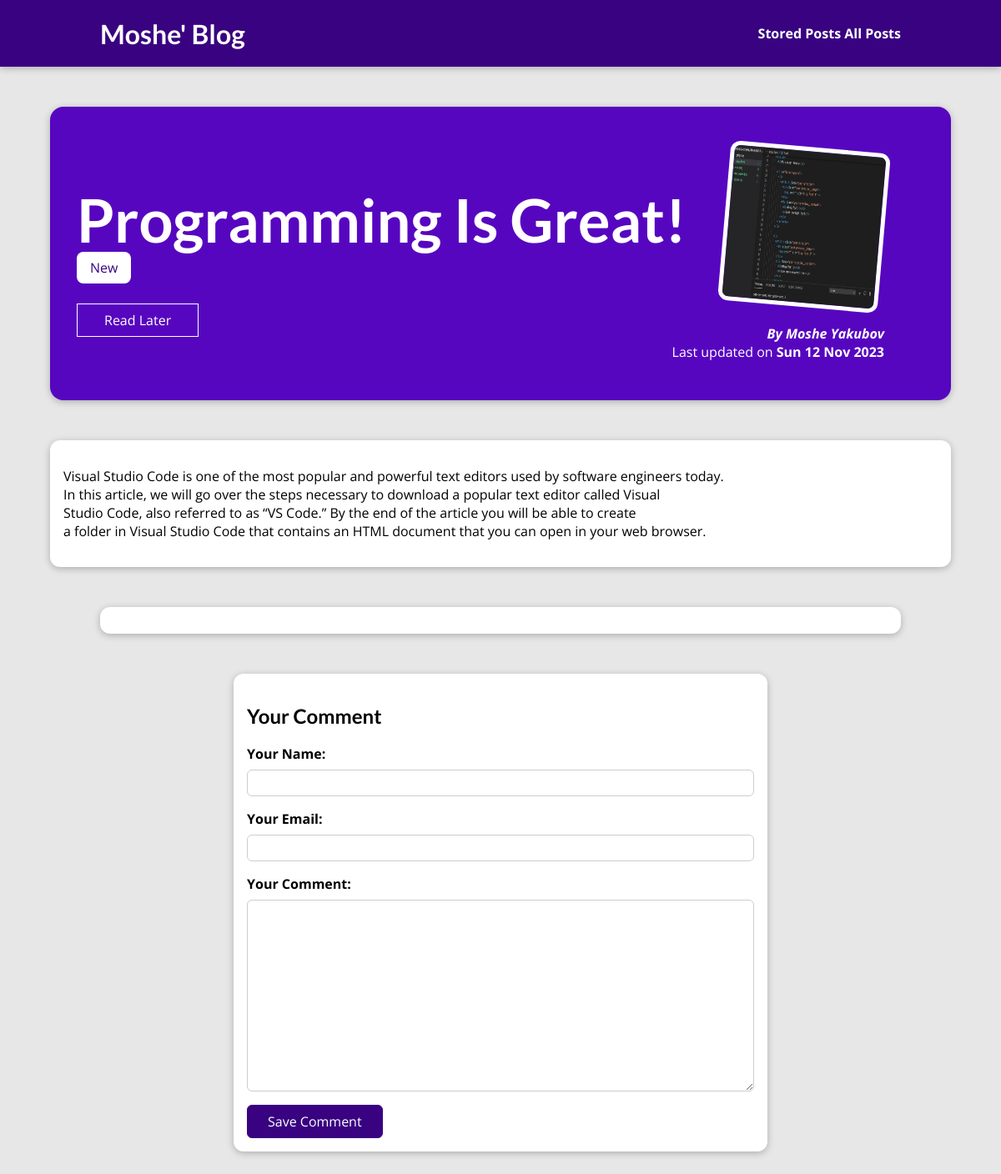
/posts/programming-is-great, run on an earlier commit of the app's database.
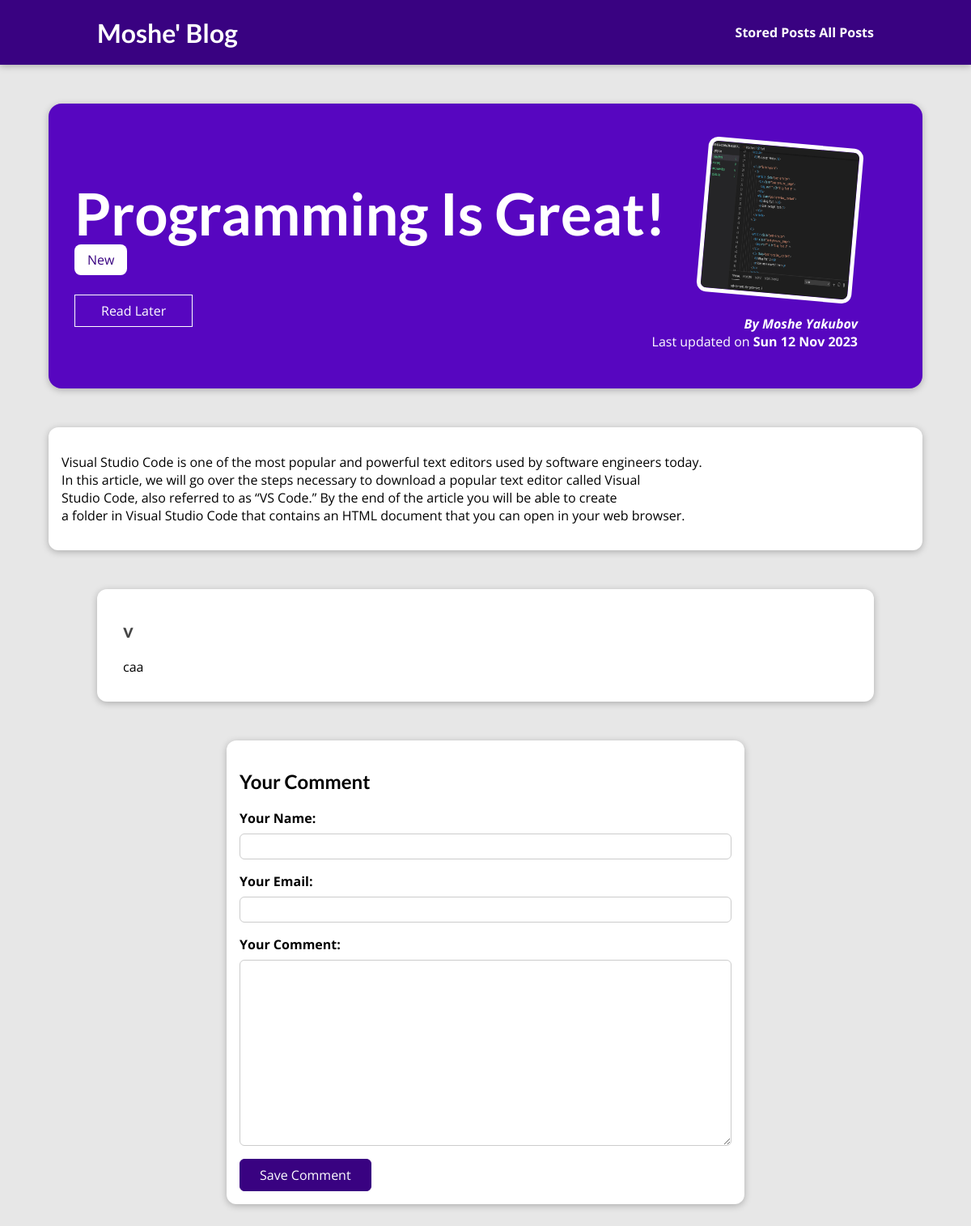
And on a later commit of the database.
### blog/models.py (models this page shows, shortened)
class Post(models.Model):
    title = models.CharField(max_length=150)
    excerpt = models.CharField(max_length=200)
    image = models.ImageField(upload_to='posts', null=True)
    date = models.DateField(auto_now=True)
    slug = models.SlugField(unique=True, db_index=True)
    content = models.TextField(validators=[MinLengthValidator(10)])
    author = models.ForeignKey(Author, on_delete=models.SET_NULL, null=True, related_name='posts')
    tags = models.ManyToManyField(Tag)

class Tag(models.Model):
    caption = models.CharField(max_length=20)

class Author(models.Model):
    first_name = models.CharField(max_length=100)
    last_name = models.CharField(max_length=100)
    email_address = models.EmailField()
    def full_name(self):
        return f"{self.first_name} {self.last_name}"
    def __str__(self):
        return self.full_name()

class Comment(models.Model):
    user_name = models.CharField(max_length=120)
    user_email = models.EmailField()
    text = models.TextField(max_length=400)
    post = models.ForeignKey(Post, on_delete=models.CASCADE, related_name='comments')

### blog/views.py (the view, shortened to what this page needs)
# urls.py: path("posts/<slug:slug>", views.SinglePostView.as_view(), name="post_details_page"),
class SinglePostView(View):
    def get(self, request, slug):
        post = Post.objects.get(slug=slug)
        context = {
            "post": post,
            "post_tags": post.tags.all(),
            "comment_form": CommentForm(),
            "comments": post.comments.all().order_by("-id")
        }
        return render(request, "blog/post-detail.html", context)

### blog/forms.py
class CommentForm(forms.ModelForm):
    class Meta:
        model = Comment
        exclude = ["post"]
        labels = {
            "user_name": "Your Name",
            "user_email": "Your Email",
            "text": "Your Comment"
        }

### blog/templates/blog/post-detail.html (shortened to what this page needs)
{% extends "base.html" %}
{% load static %}
{% block css_files %}
    <link rel="stylesheet" href="{% static "blog/post-detail.css" %}">
{% endblock %}
{% block content %}
    <section id="summary">
        <h2>{{ post.title }}</h2>
        <div>
            {% for tag in post_tags %}
                <span class="tag">{{ tag.caption }}</span>
            {% endfor %}
        </div>
        <div id="read-later">
            <form action="{% url "read-later" %}" method="POST">
                <button>Read Later</button>
            </form>
        </div>
        <article>
            <img src="{{ post.image.url }}" alt="{{ post.title }}">
            <address>By <a href="mailto: {{ post.author.email_address }}"> {{ post.author }}</a></address>
            <div>
                Last updated on
                <time>{{ post.date|date:"D d M Y" }}</time>
            </div>
        </article>
    </section>
    <main>
        {{ post.content|linebreaks }}
    </main>
    <section id="comments">
        <ul>
            {% for comment in comments %}
                <li>
                    <h2>{{ comment.user_name }}</h2>
                    <p>{{ comment.text|linebreaks }}</p>
                </li>
            {% endfor %}
        </ul>
    </section>
    <section id="comment-form">
        <h2>Your Comment</h2>
        <form action="{% url "post_details_page" post.slug %}" method="POST">
            {% for form_field in comment_form %}
                <div class="form-control {% if form_field.errors %}invalid{% endif %}">
                    {{ form_field.label_tag }}
                    {{ form_field }}
                </div>
            {% endfor %}
            <button>Save Comment</button>
        </form>
    </section>
{% endblock %}

### templates/base.html (shortened to what this page needs)
{% load static %}
<!DOCTYPE html>
<html lang="en">
<head>
    <link rel="stylesheet" href="{% static "apps.css" %}">
    {% block css_files %}
    {% endblock %}
</head>
<body>
<header id="main-navigation">
    <h1><a href="{% url 'start_page' %}">Moshe' Blog</a></h1>
    <nav>
        <a href="{% url 'read-later' %}">Stored Posts</a>
        <a href="{% url 'posts_page' %}">All Posts</a>
    </nav>
</header>
{% block content %}
{% endblock %}
</body>
</html>

### static/apps.css (style rules this page uses)
* { box-sizing: border-box; }
html { font-family: 'Open Sans', 'Lato', sans-serif; }
body { margin: 0; }
h1, h2, h3 { font-family: 'Lato', sans-serif; font-weight: bold; }
#main-navigation { width: 100%; height: 5rem; display: flex; justify-content: space-between; align-items: center; padding: 0 10%; position: absolute; top: 0; left: 0; }
#main-navigation a { text-decoration: none; color: white; font-weight: bold; }

### blog/static/blog/post-detail.css (style rules this page uses)
body { background-color: #e7e7e7; }
#main-navigation { background-color: #390281; box-shadow: 0 2px 8px rgba(0, 0, 0, 0.25); }
#summary { margin: 8rem auto 3rem auto; padding: 2rem; width: 90%; max-width: 90rem; border-radius: 16px; background-color: #5706c0; position: relative; box-shadow: 0 2px 8px rgba(0, 0, 0, 0.25); height: 22rem; }
#summary h2 { color: white; font-size: 4.5rem; margin-bottom: 0.25rem; }
#summary article { position: absolute; top: 2rem; right: 3rem; padding: 1rem 2rem; border-radius: 12px; text-align: right; color: white; }
#summary article img { width: 12rem; height: 12rem; border-radius: 12px; transform: rotateZ(5deg); border: 5px solid white; margin-bottom: 1rem; }
#summary address { font-weight: bold; }
#summary a { color: white; text-decoration: none; }
#summary time { font-weight: bold; }
#read-later { margin: 2rem 0; }
#read-later button { background-color: transparent; border: 1px solid white; padding: 0.5rem 2rem; font: inherit; color: white; cursor: pointer; }
main { width: 90%; max-width: 90rem; margin: 3rem auto; background-color: white; padding: 1rem; border-radius: 12px; box-shadow: 0 2px 8px rgba(0, 0, 0, 0.25); }
.tag { background-color: white; color: #390281; padding: 0.5rem 1rem; border-radius: 8px; }
#comment-form { margin: 3rem auto; width: 90%; max-width: 40rem; border-radius: 12px; background-color: white; box-shadow: 0 2px 8px rgba(0, 0, 0, 0.25); padding: 1rem; }
#comment-form button { font: inherit; background-color: #390281; color: white; border: 1px solid #390281; padding: 0.5rem 1.5rem; border-radius: 6px; cursor: pointer; }
.form-control { margin-bottom: 1rem; }
.form-control label { font-weight: bold; margin-bottom: 0.5rem; display: block; }
.form-control input, .form-control textarea { display: block; width: 100%; font: inherit; padding: 0.25rem; border-radius: 6px; border: 1px solid #ccc; }
#comments { margin: 3rem auto; width: 90%; max-width: 60rem; border-radius: 12px; background-color: white; box-shadow: 0 2px 8px rgba(0, 0, 0, 0.25); padding: 1rem 2rem; }
#comments ul { list-style: none; margin: 0; padding: 0; }
#comments li { margin-bottom: 1rem; border-bottom: 2px solid #ccc; }
#comments li:last-of-type { border-bottom: none; }
#comments h2 { color: #464646; }

What changed in the data, as far as the page shows it:
added Comment: user_name "v", text "caa"
